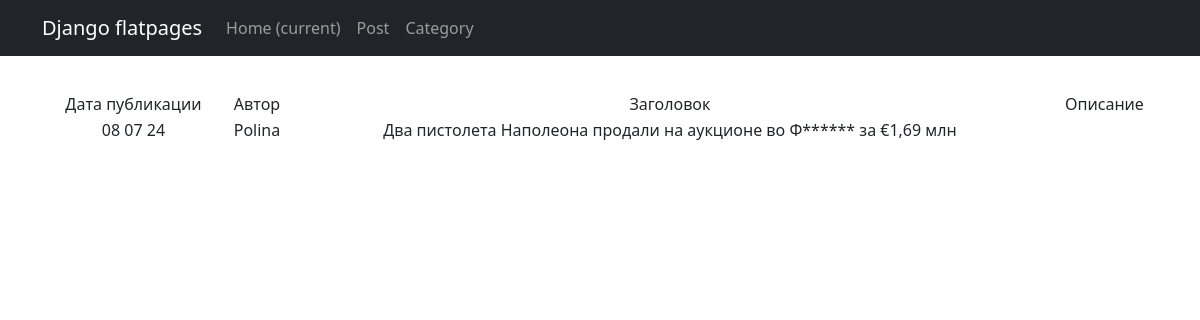
Page /news/4 on the committed database.
### news/models.py (models this page shows, shortened)
class Post(models.Model):
    article = 'AR'
    news = 'NE'
    POST = [
        (news, 'Новости'),
        (article, 'Статья')
    ]
    author = models.ForeignKey(Author, on_delete=models.CASCADE, related_name='posts')
    field = models.CharField(max_length=2, choices=POST, default=news)
    time_in = models.DateTimeField(auto_now_add=True)
    category = models.ManyToManyField(Category, through='PostCategory')
    title = models.CharField(max_length=250)
    text = models.TextField()
    rating = models.IntegerField(default=0)

class Author(models.Model):
    user = models.OneToOneField(User, on_delete=models.CASCADE)
    rating = models.IntegerField(default=0)

### news/views.py (the view)
# urls.py: path('<int:pk>', PostDetail.as_view(), name='post_detail'),
class PostDetail(DetailView):
    model = Post
    template_name = 'posts.html'
    context_object_name = 'Post'

### news/templatetags/custom_filters.py (called while the page is built)
@register.filter()
def censor(value):
    for word in censor_list:
        value = value.replace(word[1:], '*' * len(word[1:]))
    return value

### templates/posts.html (shortened to what this page needs)
{% extends 'flatpages/default.html' %}
{% load custom_filters %}
{% block content %}
{% if Post %}
        <table width="100%" style="margin-top: 35px">
            <tr>
                <td>Дата публикации</td>
                <td>Автор</td>
                <td>Заголовок</td>
                <td>Описание</td>
            </tr>
            <tr>
                <td>{{ Post.time_in|date:'d m y' }}</td>
                <td>{{ Post.author.user }}</td>
                <td>{{ Post.title|censor }}</td>
                <td>{{ Post.text|censor }}</td>
            </tr>
        </table>
{% endif %}
{% endblock content %}

### rows in the picture
Post: time_in "08 07 24", author.user "Polina", title|censor "Два пистолета Наполеона продали на аукционе во Ф****** за €1,69 млн"
